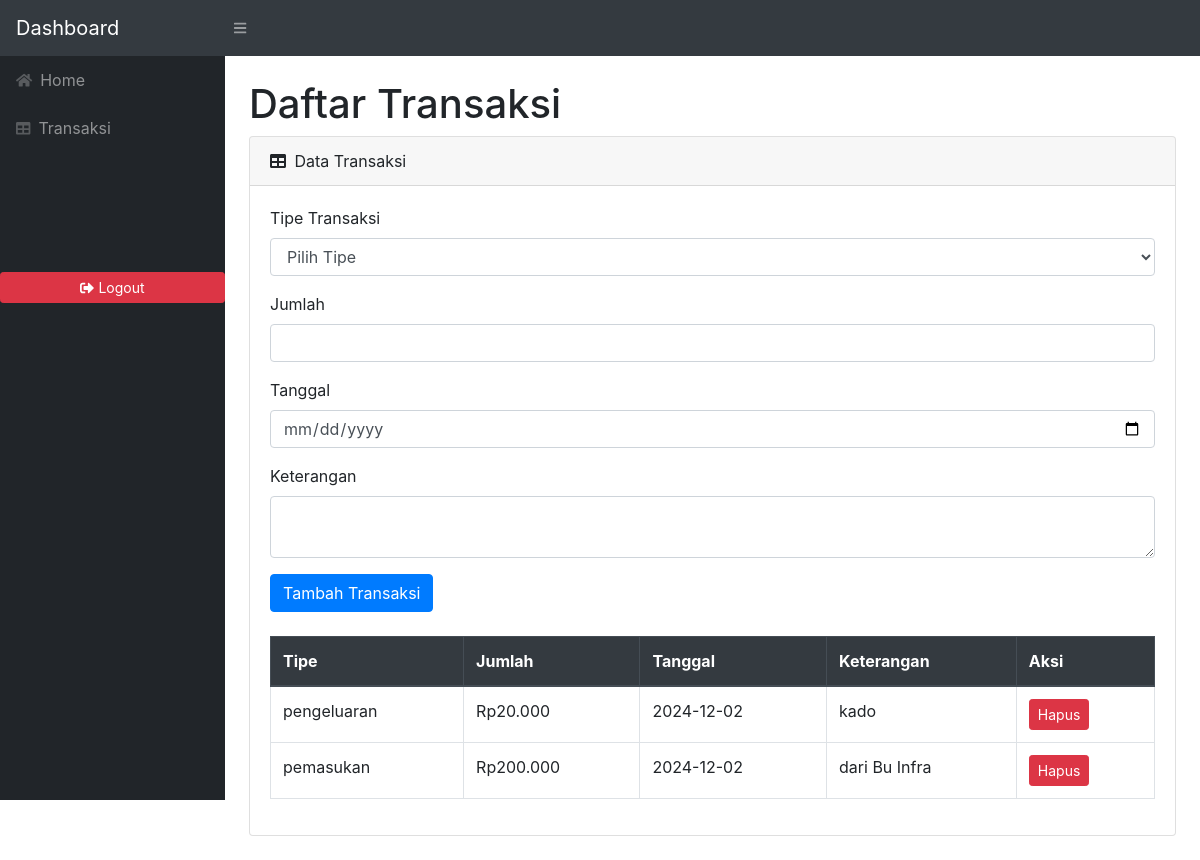
Page /transaksi.php on the committed database.
### tables this page shows
CREATE TABLE `transaksi` (
  `id_transaksi` int(11) NOT NULL,
  `tipe` enum('pemasukan','pengeluaran') NOT NULL,
  `jumlah` decimal(15,2) NOT NULL,
  `keterangan` text NOT NULL,
  `tanggal` date NOT NULL,
  `created_by` int(11) NOT NULL
);

### transaksi.php (the view, shortened to what this page needs)
<?php
$host = 'localhost';
$username = 'root';
$password = '';
$database = 'bendahara';
$conn = new mysqli($host, $username, $password, $database);
$sqlTransaksi = "SELECT * FROM transaksi ORDER BY tanggal DESC";
$resultTransaksi = $conn->query($sqlTransaksi);
?>
<!DOCTYPE html>
<html lang="en">
<head>
    <link href="https://cdn.jsdelivr.net/npm/bootstrap@4.5.3/dist/css/bootstrap.min.css" rel="stylesheet">
    <link href="css/styles.css" rel="stylesheet">
</head>
<body class="sb-nav-fixed">
<nav class="sb-topnav navbar navbar-expand navbar-dark bg-dark">
    <a class="navbar-brand" href="index.php">Dashboard</a>
    <button class="btn btn-link btn-sm order-1 order-lg-0" id="sidebarToggle" href="#"><i class="fas fa-bars"></i></button>
</nav>
<div id="layoutSidenav">
    <div id="layoutSidenav_nav">
        <nav class="sb-sidenav accordion sb-sidenav-dark" id="sidenavAccordion">
            <div class="sb-sidenav-menu">
                <div class="nav">
                    <a class="nav-link" href="index.php">
                        <div class="sb-nav-link-icon"><i class="fas fa-home"></i></div>
                        Home
                    </a>
                    <a class="nav-link" href="transaksi.php">
                        <div class="sb-nav-link-icon"><i class="fas fa-table"></i></div>
                        Transaksi
                    </a>
                    <div class="sb-sidenav-menu-heading"></div>
                    <div class="sb-sidenav-menu-heading"></div>
                    <div class="sb-sidenav-menu-heading"></div>
                    <a href="logout.php" class="btn btn-danger btn-sm">
                        <i class="fas fa-sign-out-alt"></i> Logout
                    </a>
                </div>
            </div>
        </nav>
    </div>
    <div id="layoutSidenav_content">
        <main>
            <div class="container-fluid">
                <h1 class="mt-4">Daftar Transaksi</h1>
                <div class="card mb-4">
                    <div class="card-header">
                        <i class="fas fa-table mr-1"></i>
                        Data Transaksi
                    </div>
                    <div class="card-body">
                        <form method="POST" action="">
                            <div class="form-group">
                                <label for="tipe">Tipe Transaksi</label>
                                <select name="tipe" id="tipe" class="form-control" required>
                                    <option value="">Pilih Tipe</option>
                                </select>
                            </div>
                            <div class="form-group">
                                <label for="jumlah">Jumlah</label>
                                <input type="number" name="jumlah" id="jumlah" class="form-control" required>
                            </div>
                            <div class="form-group">
                                <label for="tanggal">Tanggal</label>
                                <input type="date" name="tanggal" id="tanggal" class="form-control" required>
                            </div>
                            <div class="form-group">
                                <label for="keterangan">Keterangan</label>
                                <textarea name="keterangan" id="keterangan" class="form-control" required></textarea>
                            </div>
                            <button type="submit" class="btn btn-primary">Tambah Transaksi</button>
                        </form>
                        <table class="table table-bordered mt-4">
                        <thead class="thead-dark">
                                <tr>
                                    <th>Tipe</th>
                                    <th>Jumlah</th>
                                    <th>Tanggal</th>
                                    <th>Keterangan</th>
                                    <th>Aksi</th>
                                </tr>
                            </thead>
                            <tbody>
                                <?php if ($resultTransaksi->num_rows > 0): ?>
                                    <?php while ($row = $resultTransaksi->fetch_assoc()): ?>
                                        <tr>
                                            <td><?= $row['tipe'] ?></td>
                                            <td>Rp<?= number_format($row['jumlah'], 0, ',', '.') ?></td>
                                            <td><?= $row['tanggal'] ?></td>
                                            <td><?= $row['keterangan'] ?></td>
                                            <td>
                                                <a href="transaksi.php?delete=<?= $row['id_transaksi'] ?>" class="btn btn-danger btn-sm" onclick="return confirm('Apakah Anda yakin ingin menghapus transaksi ini?')">Hapus</a>
                                            </td>
                                        </tr>
                                    <?php endwhile; ?>
                                <?php else: ?>
                                    <tr>
                                        <td colspan="5">Tidak ada data transaksi.</td>
                                    </tr>
                                <?php endif; ?>
                            </tbody>
                        </table>
                    </div>
                </div>
            </div>
        </main>
    </div>
</div>
</body>
</html>

### rows in the picture
transaksi: tipe "pengeluaran", jumlah "20.000", tanggal "2024-12-02", keterangan "kado"
transaksi: tipe "pemasukan", jumlah "200.000", tanggal "2024-12-02", keterangan "dari Bu Infra"
